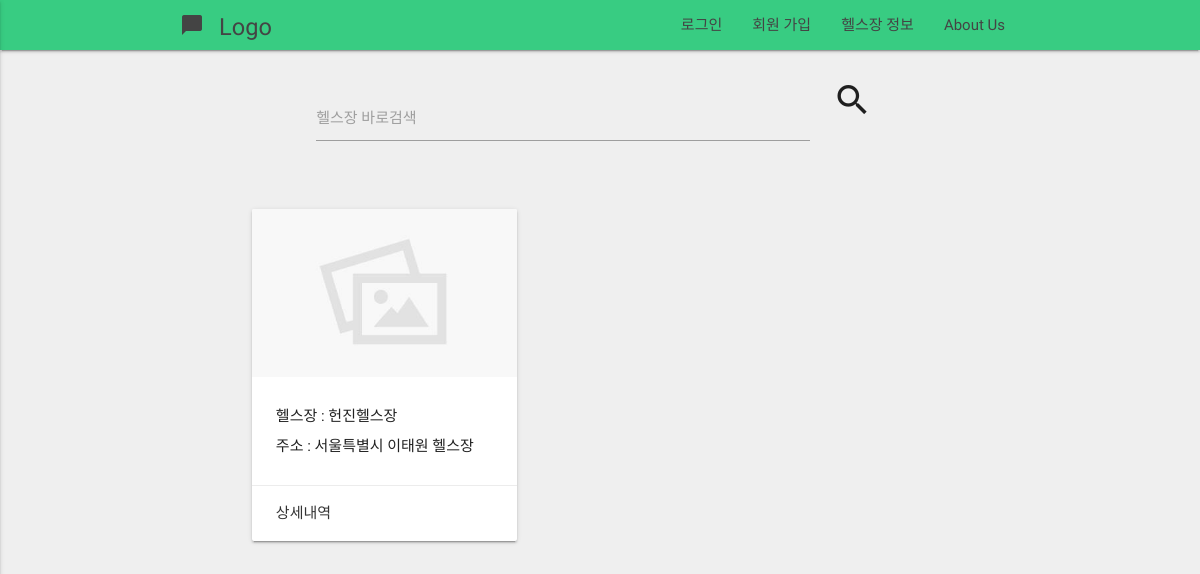
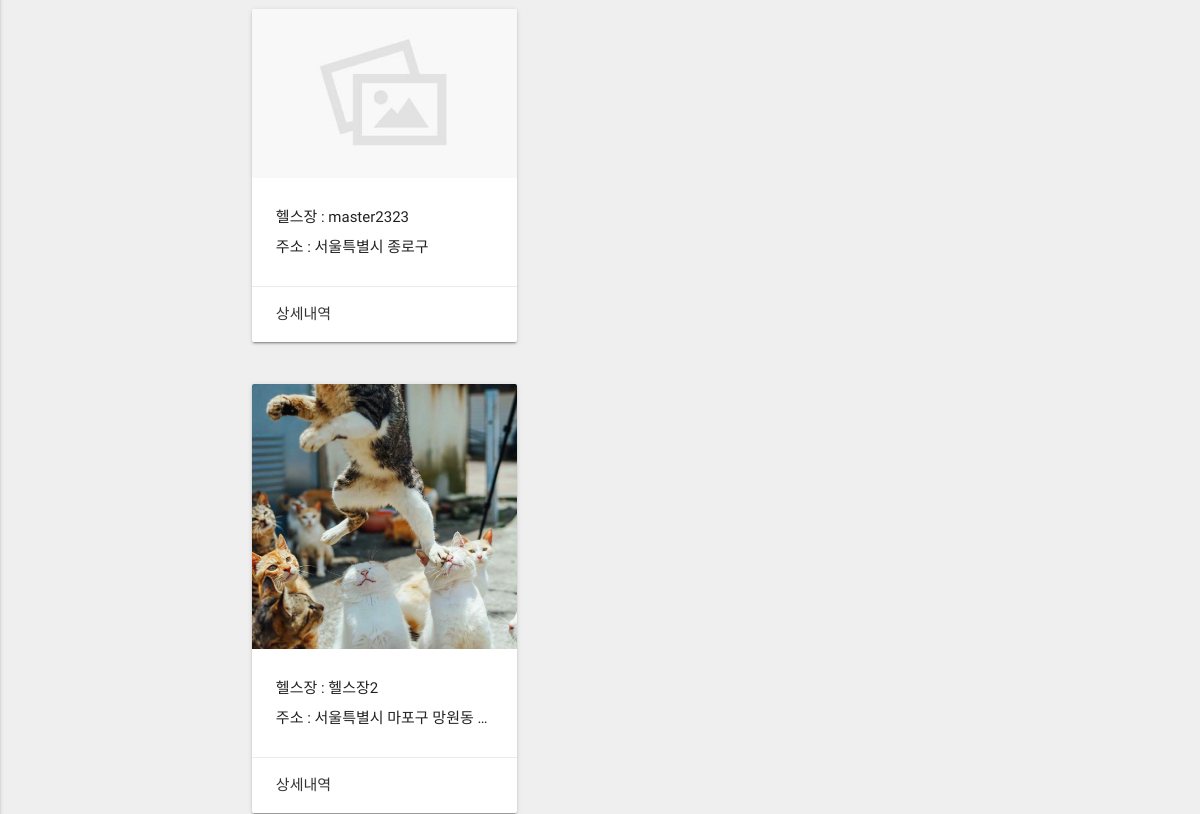
The page /healthclub/list/ (upper part) on the database as committed earlier (2 pictures, top to bottom).
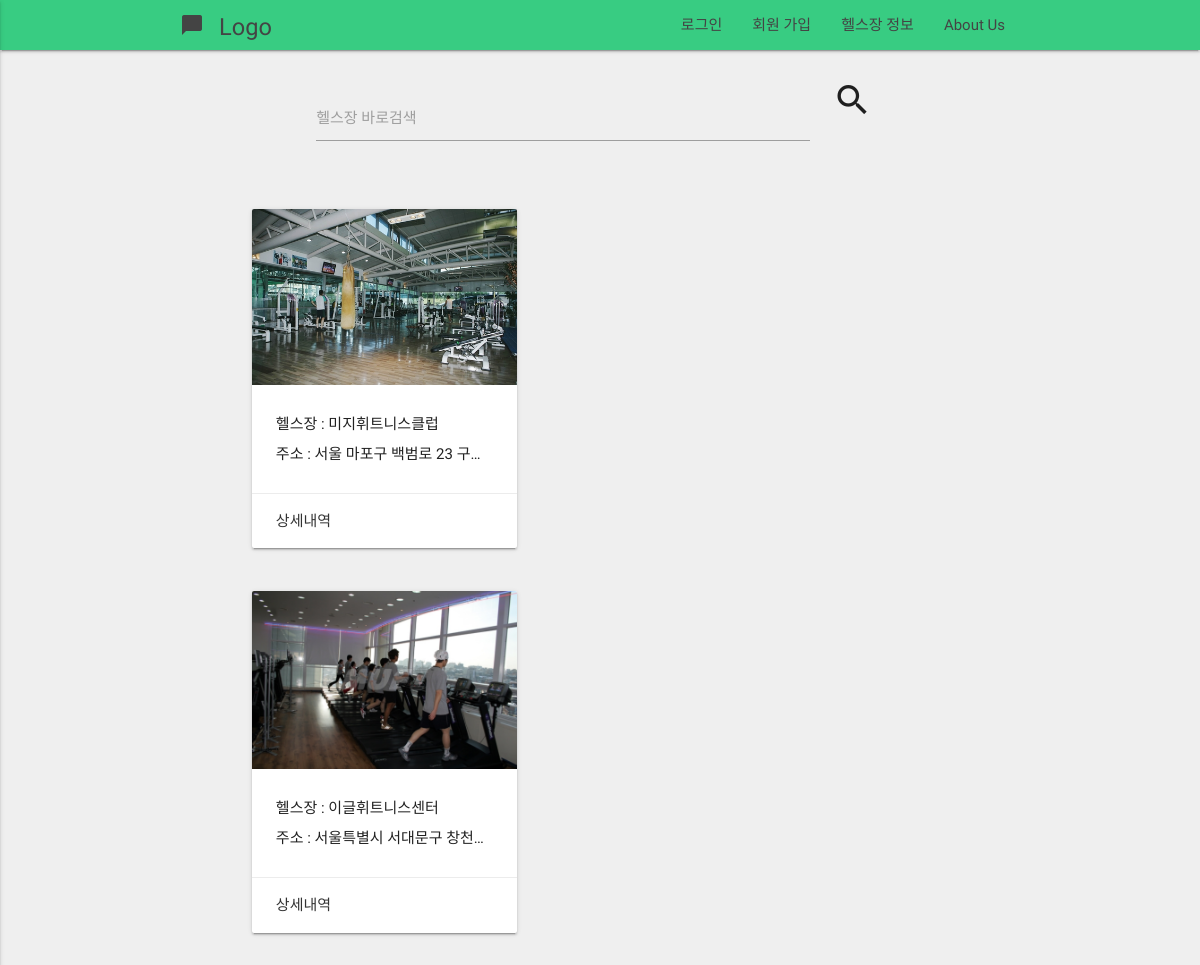
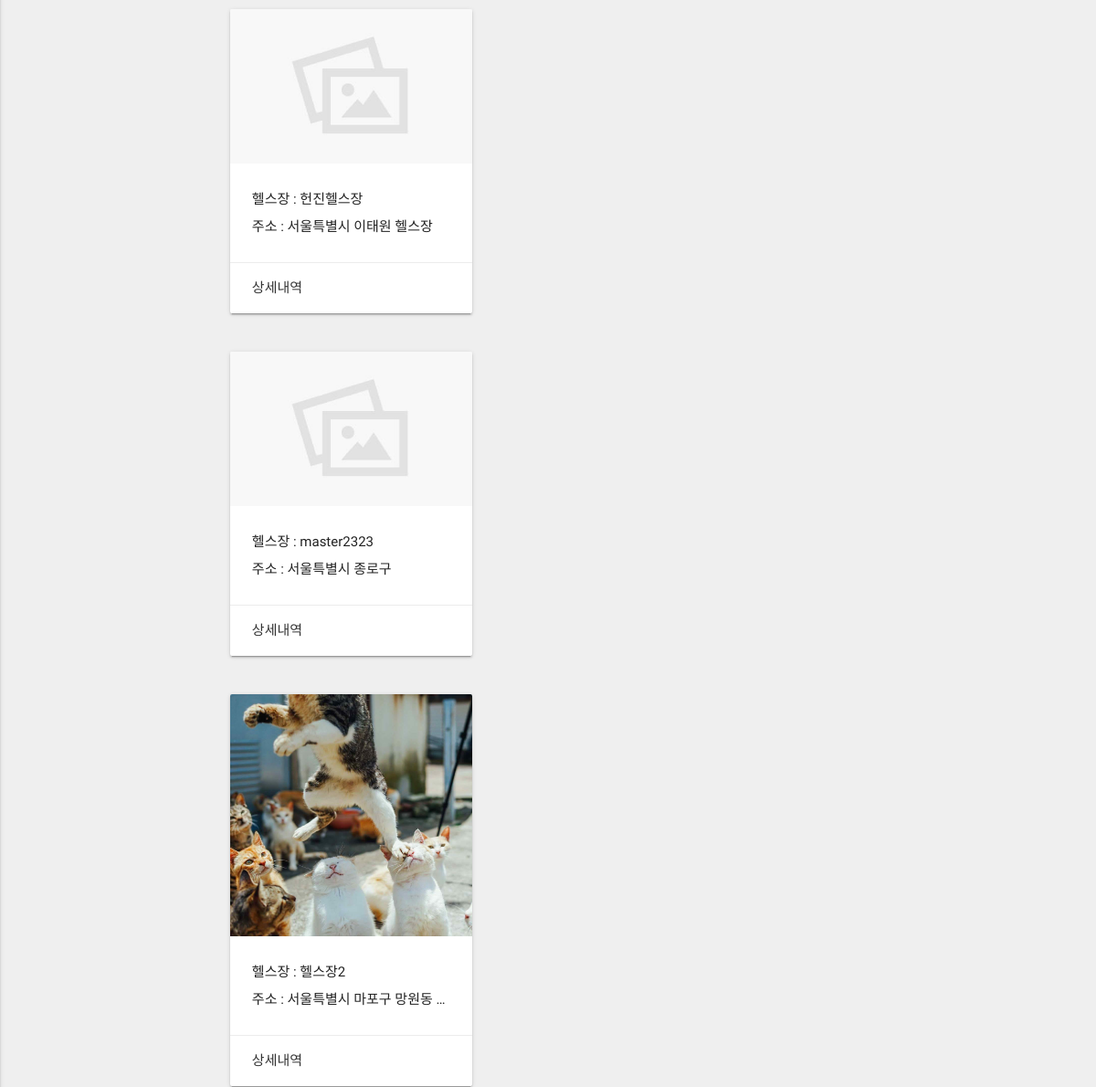
The same page on the database as committed later (2 pictures, top to bottom).
### healthclub/models.py (models this page shows, shortened)
class HealthClub(models.Model):
    name      = models.CharField(max_length = 120)
    address   = models.CharField(max_length = 200)
    master    = models.ForeignKey(User)
    photo     = models.ImageField(blank=True)
    qrcode    = models.ImageField(blank=True)
    member    = models.IntegerField(default = 0)
    price1    = models.IntegerField(default = 0, blank = True)
    price2    = models.IntegerField(default = 0, blank = True)
    price3    = models.IntegerField(default = 0, blank = True)
    price6    = models.IntegerField(default = 0, blank = True)
    price12   = models.IntegerField(default = 0, blank = True)
    detail   = models.CharField(max_length = 1000, blank = True)
    timestamp = models.DateTimeField(auto_now=True)
    updated = models.DateTimeField(auto_now_add=True)

### healthclub/views.py (the view)
class HealthClubListView(ListView):
    def get_queryset(self):
        search = self.request.GET.get('search')
        if search:
            search = search.split("(")[0]
            return HealthClub.objects.filter(Q(name__icontains=search) | Q(address__icontains=search) | Q(detail__icontains=search)).order_by('updated')
        return HealthClub.objects.all().order_by('updated')
    def get_context_data(self, *args, **kwargs):
        context = super(HealthClubListView, self).get_context_data(**kwargs)
        healthclubs = HealthClub.objects.all()
        hkeywords = set()
        keywords = set()
        for healthclub in healthclubs:
            if len(healthclub.address) >= 12:
                address_short = healthclub.address[0:12] + ".."
            temp = healthclub.name + "(" + address_short + ")"
            hkeywords.add(temp)
            addresses = healthclub.address.split(' ')
            for address in addresses:
                keywords.add(address)
            context['keywords'] = keywords
            context['healthclubs'] = hkeywords
        return context

### healthclub/templates/healthclub/healthclub_list.html (shortened to what this page needs)
{% extends "base.html"  %}
{% load staticfiles %}
{%block content%}
<div class="container" style="margin-top:30px">
    <div class="row">
      <form method="GET" action="/healthclub/list/" id="search">
          <div class="row">
            <div class="col s2 m2 l2"></div>
            <div class="input-field col s7 m7 l7">
              <input type="text" name="search" id="autocomplete-input" class="autocomplete">
              <label for="autocomplete-input">헬스장 바로검색</label>
            </div>
            <div class="col s1 m1 l1">
                <i style="font-size:40px" class="material-icons prefix" onclick="submitFunc()">search</i>
            </div>
            <div class="col s3 m3 l3"></div>
          </div>
      </form>
    </div>
            {% for obj in object_list reversed%}
          <div class="row">
            <div class="col s1 m1 l1"></div>
            <div class="col s10 m4 l4">
              <div class="card" >
                <div class="card-image">
                  {% if obj.photo %}
                  <img src="{{obj.photo.url}}">
                  {%else%}
                  <img src="{% static 'images/default_image.jpg' %}">
                  {% endif %}
                </div>
                <div class="card-content">
                  <p>헬스장 : {{obj.name}}</p>
                  <p class="truncate">주소 : {{obj.address}}</p>
                </div>
                <div class="card-action">
                  <a href="{% url 'healthclub:detail' pk=obj.id %}">상세내역</a>
                </div>
              </div>
            </div>
            <div class="col s1"></div>
          </div>
             {% endfor %}
</div>
{%endblock content%}

### templates/base.html (shortened to what this page needs)
{% load staticfiles %}
<!DOCTYPE html>
<html lang="en">
<head>
  <link href="{% static 'css/materialize.css' %}" type="text/css" rel="stylesheet" media="screen,projection"/>
  <link href="{% static 'css/style.css' %}" type="text/css" rel="stylesheet" media="screen,projection"/>
</head>
<body>
    <nav role="navigation" style="background-color : #38cc82">
    <div class="nav-wrapper container">
      <a id="logo-container" href="/" class="brand-logo"> <small>Logo</small><i class="large material-icons">chat_bubble</i></a>
      <ul class="right hide-on-med-and-down">
        {% if request.user.is_anonymous %}
        <li><a href="/login">로그인</a></li>
        <li><a href="/register">회원 가입</a></li>
        <li><a href="/healthclub/list">헬스장 정보</a></li>
        <li><a href="/aboutus/">About Us</a></li>
        {% elif request.user.profile.is_health_master %}
        <li><a href="/healthclub/mypage">지점 현황</a></li>
        <li><a href="/healthclub/create">지점 정보 설정</a></li>
        <li><a href="/healthclub/list">헬스장 정보</a></li>
        <li><a href="/logout">로그아웃</a></li>
        {% endif %}
      </ul>
    </div>
  </nav>
    {% block content %}{% endblock %}
</body>
</html>

### static/css/style.css (style rules this page uses)
nav ul a, nav .brand-logo { color: #444; }
p { line-height: 2rem; }

### templates/base.html (style rules this page uses)
body { background-color : #efefef; }
label { color: black; }

Rows that differ between the two databases and show on the page:
added HealthClub: photo (picture), name "미지휘트니스클럽", address "서울 마포구 백범로 23 구…"
added HealthClub: photo (picture), name "이글휘트니스센터", address "서울특별시 서대문구 창천…"
